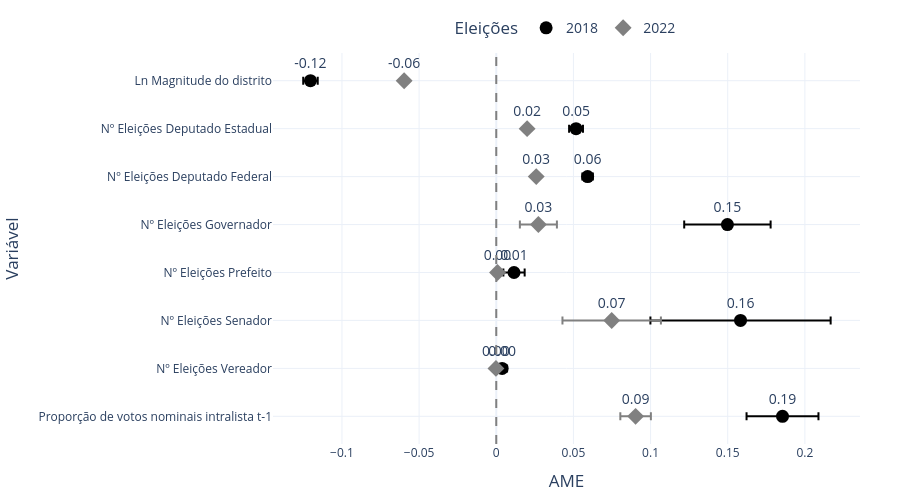

Notebook code cell kept with this figure:
### Markdown cell above
## Average Marginal Effects — Modelo Fracionário

### Code cell
df_output_modelo = pd.read_parquet(DATA_PATH / "df_ame_baseline.parquet")

df_output_modelo_print = df_output_modelo.loc[
    ~df_output_modelo["variavel"].str.startswith("C")
].copy()

df_output_modelo_print["variavel"] = (
    df_output_modelo_print["variavel"]
    .str.replace("n_eleicoes_deputado_estadual", "Nº Eleições Deputado Estadual")
    .str.replace("n_eleicoes_deputado_federal",  "Nº Eleições Deputado Federal")
    .str.replace("n_eleicoes_senador",            "Nº Eleições Senador")
    .str.replace("n_eleicoes_governador",         "Nº Eleições Governador")
    .str.replace("n_eleicoes_vereador",           "Nº Eleições Vereador")
    .str.replace("n_eleicoes_prefeito",           "Nº Eleições Prefeito")
    .str.replace("np.log(qt_vaga)",               "Ln Magnitude do distrito")
    .str.replace("prop_votos_nominais_lag",        "Proporção de votos nominais intralista t-1")
)

import plotly.graph_objects as go

fig_modelo = px.scatter(
    df_output_modelo_print.sort_values("variavel", ascending=False),
    y="variavel",
    x="dy/dx",
    error_x="Std. Err.",
    labels={"dy/dx": "AME", "variavel": "Variável"},
    template="plotly_white",
    color="ano",
    width=800,
    symbol="ano",
    color_discrete_sequence=["black", "grey"],
    text="dy/dx",
)
fig_modelo.add_vline(x=0, line_dash="dash", line_color="grey")
fig_modelo.update_layout(
    legend=dict(orientation="h", yanchor="bottom", y=1.02,
                xanchor="center", x=0.5, title_text="Eleições"),
    font=dict(size=14),
    margin=dict(l=140, r=40, t=40, b=40),
    width=900, height=500, autosize=False,
)
fig_modelo.update_yaxes(tickfont=dict(size=12))
fig_modelo.update_xaxes(tickfont=dict(size=12))
fig_modelo.update_traces(
    texttemplate="%{text:.2f}",
    textposition="top center",
    marker=dict(size=13),
)
fig_modelo.show()

### Figure 1 — Plotly figure (JSON) as saved in the notebook; plotly's stock layout.template omitted (floating-point values rounded to 4 significant figures)
{"data": [{"error_x": {"array": [0.0233, 0.0032, 0.0584, 0.0069, 0.028, 0.0034, 0.0045, 0.0047]}, "hovertemplate": "ano=2018<br>AME=%{text}<br>Variável=%{y}<extra></extra>", "legendgroup": "2018", "marker": {"color": "black", "size": 13, "symbol": "circle"}, "mode": "markers+text", "name": "2018", "orientation": "h", "showlegend": true, "text": [0.1855, 0.0038, 0.1583, 0.0115, 0.1498, 0.0592, 0.0517, -0.1204], "textposition": "top center", "texttemplate": "%{text:.2f}", "type": "scatter", "x": [0.1855, 0.0038, 0.1583, 0.0115, 0.1498, 0.0592, 0.0517, -0.1204], "xaxis": "x", "y": ["Proporção de votos nominais intralista t-1", "Nº Eleições Vereador", "Nº Eleições Senador", "Nº Eleições Prefeito", "Nº Eleições Governador", "Nº Eleições Deputado Federal", "Nº Eleições Deputado Estadual", "Ln Magnitude do distrito"], "yaxis": "y"}, {"error_x": {"array": [0.0099, 0.0008, 0.0319, 0.0009, 0.012, 0.0015, 0.0018, 0.0018]}, "hovertemplate": "ano=2022<br>AME=%{text}<br>Variável=%{y}<extra></extra>", "legendgroup": "2022", "marker": {"color": "grey", "size": 13, "symbol": "diamond"}, "mode": "markers+text", "name": "2022", "orientation": "h", "showlegend": true, "text": [0.0903, -0.0002, 0.0748, 0.0008, 0.0273, 0.0259, 0.02, -0.0597], "textposition": "top center", "texttemplate": "%{text:.2f}", "type": "scatter", "x": [0.0903, -0.0002, 0.0748, 0.0008, 0.0273, 0.0259, 0.02, -0.0597], "xaxis": "x", "y": ["Proporção de votos nominais intralista t-1", "Nº Eleições Vereador", "Nº Eleições Senador", "Nº Eleições Prefeito", "Nº Eleições Governador", "Nº Eleições Deputado Federal", "Nº Eleições Deputado Estadual", "Ln Magnitude do distrito"], "yaxis": "y"}], "layout": {"autosize": false, "font": {"size": 14}, "height": 500, "legend": {"orientation": "h", "title": {"text": "Eleições"}, "tracegroupgap": 0, "x": 0.5, "xanchor": "center", "y": 1.02, "yanchor": "bottom"}, "margin": {"b": 40, "l": 140, "r": 40, "t": 40}, "shapes": [{"line": {"color": "grey", "dash": "dash"}, "type": "line", "x0": 0, "x1": 0, "xref": "x", "y0": 0, "y1": 1, "yref": "y domain"}], "width": 900, "xaxis": {"anchor": "y", "domain": [0, 1], "tickfont": {"size": 12}, "title": {"text": "AME"}}, "yaxis": {"anchor": "x", "domain": [0, 1], "tickfont": {"size": 12}, "title": {"text": "Variável"}}}}
